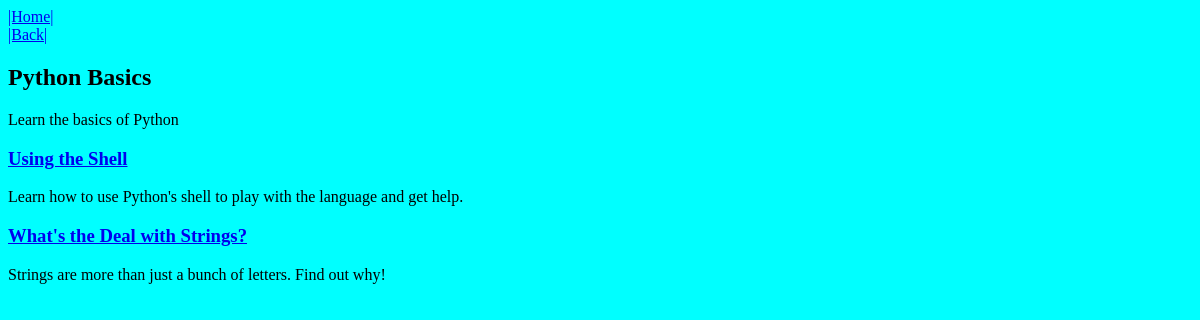
The page /courses/1/ on the database its author committed.
### courses/models.py (models this page shows, shortened)
class Course(models.Model):
    created_at = models.DateTimeField(auto_now_add=True)
    title = models.CharField(max_length=255)
    description = models.TextField()

class Step(models.Model):
    title = models.CharField(max_length=255)
    description = models.TextField()
    content = models.TextField(blank=True, default='')
    order = models.IntegerField(default=0)
    course = models.ForeignKey(Course)
    class Meta:
        ordering = ['order',]

### courses/views.py (the view)
# urls.py: url(r'(?P<pk>\d+)/$', views.course_detail, name='detail'),
def course_detail(request, pk):
    course = get_object_or_404(Course, pk=pk)
    return render(request, 'courses/course_detail.html', {'course':course})

### courses/templates/courses/course_detail.html (shortened to what this page needs)
{% extends 'layout.html' %}
{% block content %}
<a href='/courses'>|Back|</a>
<article>
<h2>{{ course.title }}</h2>
    {{ course.description }}
    <section>
        {% for step in course.step_set.all %}
            <h3><a href='/courses/{{ step.course.pk }}/{{step.pk}}'>{{ step.title }}</a></h3>
        {{ step.description|linebreaks }}
        {% endfor %}
    </section>
</article>
{% endblock %}

### assets/css/layout.css (style rules this page uses)
.html { background-color: cyan; }

### rows shown on the page
Course: title "Python Basics", description "Learn the basics of Python"
Step: title "Using the Shell", description "Learn how to use Python's shell to play with the language and get help."
Step: title "What's the Deal with Strings?", description "Strings are more than just a bunch of letters. Find out why!"
